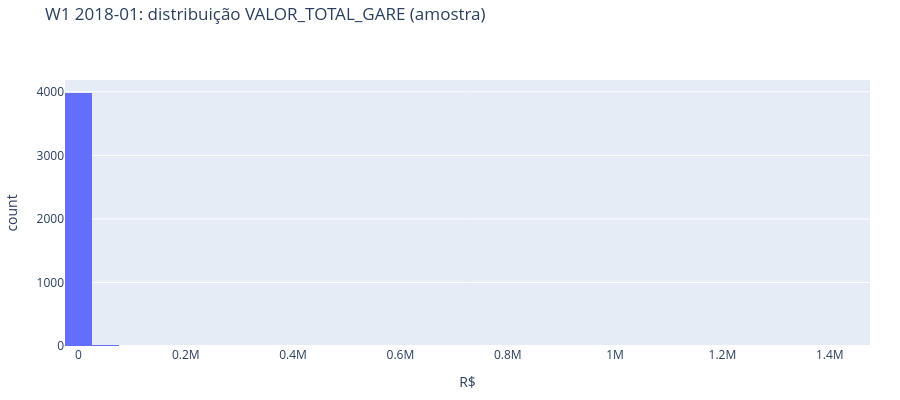
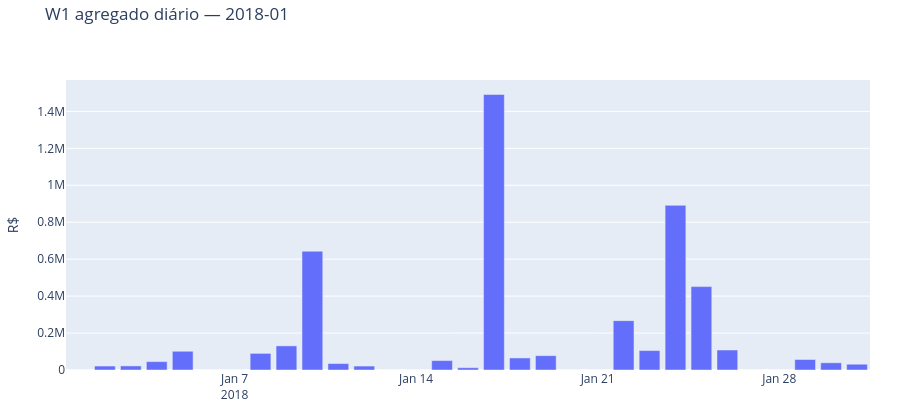
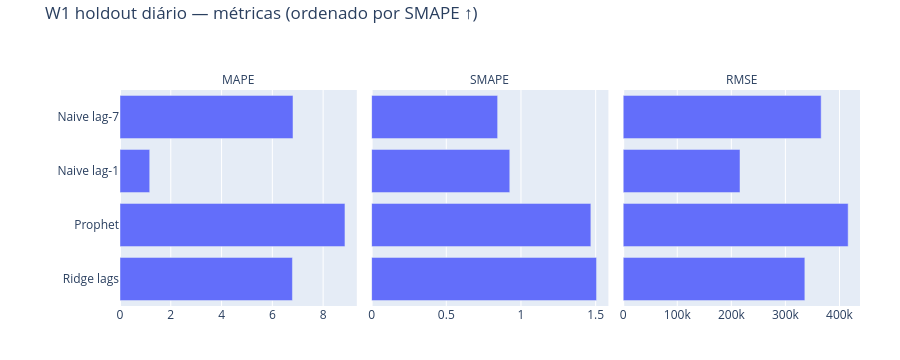
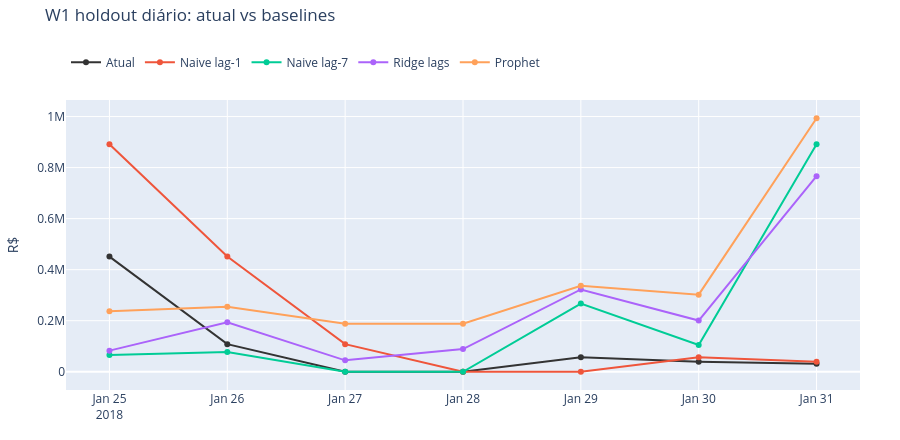

The notebook cell saved with these charts, in order:
### Markdown cell above
## 8. EDA + baselines nas janelas *full*

### Como ler o histograma / barras diárias

**Histograma.** X = `VALOR_TOTAL_GARE` (R$ por guia na amostra); Y = contagem. Cauda longa é esperada — não causalizar.

**Barras diárias.** X = dia do mês-calendário; Y = soma amostral de `VALOR_TOTAL_GARE`. Dias com barra zero = sem fluxo **na amostra** (não necessariamente zero populacional).

### Code cell
forecast_results = {}  # wid -> res DataFrame
daily_store = {}

for wid in sorted(FULL_IDS, key=lambda x: int(x[1:])):
    info = loaded[wid]
    df = info["df"]
    ano, mes = info["ano"], info["mes"]
    print("=" * 60, wid, f"{ano}-{mes:02d}", "n", len(df), "src", info["source"])
    if len(df) == 0:
        print(wid, "empty — skip full EDA")
        continue
    miss = df.isna().mean().sort_values(ascending=False)
    print("missingness top:")
    display(miss.head(8).to_frame("frac_na"))
    print("valor_sum", float(df["VALOR_TOTAL_GARE"].sum()) if "VALOR_TOTAL_GARE" in df.columns else None)
    cov = join_coverage(df)
    print(f"join_coverage_local_debito = {cov if cov == cov else float('nan'):.4f}" if cov == cov else "join_coverage_local_debito = NaN")
    loaded[wid]["join_cov"] = cov

    fig_hist = px.histogram(
        df, x="VALOR_TOTAL_GARE", nbins=50,
        title=f"{wid} {ano}-{mes:02d}: distribuição VALOR_TOTAL_GARE (amostra)",
        labels={"VALOR_TOTAL_GARE": "R$"},
    )
    fig_hist.update_layout(height=400, margin=dict(t=80, l=60, r=30, b=50), title=dict(y=0.98))
    fig_hist.show()
    save_fig(fig_hist, f"gare_{wid.lower()}_hist_valor", width=900, height=400)

    daily = to_daily(df, ano, mes)
    daily_store[wid] = daily
    print("dias", len(daily), "| dias_com_fluxo", int((daily["valor_dia"] > 0).sum()))
    fig_d = go.Figure()
    fig_d.add_trace(go.Bar(x=daily["dia"], y=daily["valor_dia"], name="valor_dia"))
    fig_d.update_layout(
        title=dict(text=f"{wid} agregado diário — {ano}-{mes:02d}", y=0.98),
        height=420, yaxis_title="R$",
        margin=dict(t=80, l=60, r=30, b=50), showlegend=False,
    )
    fig_d.show()
    save_fig(fig_d, f"gare_{wid.lower()}_daily_bars", width=1000, height=420)

    res, meta = run_daily_baselines(daily)
    forecast_results[wid] = res
    loaded[wid]["best_MAPE"] = float(res.iloc[0]["MAPE"]) if len(res) else np.nan
    loaded[wid]["best_SMAPE"] = float(res.iloc[0]["SMAPE"]) if len(res) else np.nan
    loaded[wid]["best_model"] = res.iloc[0]["modelo"] if len(res) else None
    print("holdout", meta["hold"], "| best", loaded[wid]["best_model"],
          "MAPE", loaded[wid]["best_MAPE"], "SMAPE", loaded[wid]["best_SMAPE"])
    display(res)

    SHORT = {"naive_lag1": "Naive lag-1", "naive_lag7": "Naive lag-7",
             "Ridge_lags_1_3_7": "Ridge lags", "Prophet_daily": "Prophet"}
    plot_df = res.copy()
    plot_df["label"] = plot_df["modelo"].map(lambda m: SHORT.get(m, m[:18]))
    order = plot_df.sort_values("SMAPE", ascending=True)["label"].tolist()
    long = plot_df.melt(id_vars=["label"], value_vars=["MAPE", "SMAPE", "RMSE"],
                        var_name="metric", value_name="value")
    long["label"] = pd.Categorical(long["label"], categories=order, ordered=True)
    fig_cmp = px.bar(
        long, x="value", y="label", facet_col="metric", orientation="h",
        title=f"{wid} holdout diário — métricas (ordenado por SMAPE ↑)",
        labels={"value": "", "label": ""},
        category_orders={"label": order, "metric": ["MAPE", "SMAPE", "RMSE"]},
    )
    fig_cmp.update_xaxes(matches=None)
    fig_cmp.for_each_annotation(lambda a: a.update(text=a.text.split("=")[-1]))
    fig_cmp.update_layout(height=360, margin=dict(t=90, l=120, r=40, b=40),
                          title=dict(y=0.98), showlegend=False)
    fig_cmp.show()
    save_fig(fig_cmp, f"gare_{wid.lower()}_holdout_metrics", width=1000, height=360)

    fig = go.Figure()
    fig.add_trace(go.Scatter(
        x=daily["dia"].iloc[meta["train_end"]:], y=meta["y_hold"], name="Atual",
        mode="lines+markers", line=dict(width=2, color="#333"),
    ))
    for k, v in meta["preds"].items():
        fig.add_trace(go.Scatter(
            x=daily["dia"].iloc[meta["train_end"]: meta["train_end"] + len(v)], y=v,
            name=SHORT.get(k, k), mode="lines+markers",
        ))
    fig.update_layout(
        title=dict(text=f"{wid} holdout diário: atual vs baselines", y=0.98),
        height=440, yaxis_title="R$",
        margin=dict(t=100, l=60, r=40, b=50),
        legend=dict(orientation="h", yanchor="bottom", y=1.08, x=0),
    )
    fig.show()
    save_fig(fig, f"gare_{wid.lower()}_holdout_series", width=1100, height=440)

### Figure 1 — Plotly figure (JSON) as saved in the notebook; plotly's stock layout.template omitted (floating-point values rounded to 4 significant figures; data arrays with more than 128 entries replaced by an {"elided": "..."} marker saying what was removed)
{"data": [{"bingroup": "x", "hovertemplate": "R$=%{x}<br>count=%{y}<extra></extra>", "legendgroup": "", "marker": {"color": "#636efa", "pattern": {"shape": ""}}, "name": "", "nbinsx": 50, "orientation": "v", "showlegend": false, "type": "histogram", "x": {"elided": "4000 float values"}, "xaxis": "x", "yaxis": "y"}], "layout": {"barmode": "relative", "height": 400, "legend": {"tracegroupgap": 0}, "margin": {"b": 50, "l": 60, "r": 30, "t": 80}, "title": {"text": "W1 2018-01: distribuição VALOR_TOTAL_GARE (amostra)", "y": 0.98}, "xaxis": {"anchor": "y", "domain": [0.0, 1.0], "title": {"text": "R$"}}, "yaxis": {"anchor": "x", "domain": [0.0, 1.0], "title": {"text": "count"}}}}

### Figure 2 — Plotly figure (JSON) as saved in the notebook; plotly's stock layout.template omitted (floating-point values rounded to 4 significant figures)
{"data": [{"name": "valor_dia", "type": "bar", "x": ["2018-01-01T00:00:00", "2018-01-02T00:00:00", "2018-01-03T00:00:00", "2018-01-04T00:00:00", "2018-01-05T00:00:00", "2018-01-06T00:00:00", "2018-01-07T00:00:00", "2018-01-08T00:00:00", "2018-01-09T00:00:00", "2018-01-10T00:00:00", "2018-01-11T00:00:00", "2018-01-12T00:00:00", "2018-01-13T00:00:00", "2018-01-14T00:00:00", "2018-01-15T00:00:00", "2018-01-16T00:00:00", "2018-01-17T00:00:00", "2018-01-18T00:00:00", "2018-01-19T00:00:00", "2018-01-20T00:00:00", "2018-01-21T00:00:00", "2018-01-22T00:00:00", "2018-01-23T00:00:00", "2018-01-24T00:00:00", "2018-01-25T00:00:00", "2018-01-26T00:00:00", "2018-01-27T00:00:00", "2018-01-28T00:00:00", "2018-01-29T00:00:00", "2018-01-30T00:00:00", "2018-01-31T00:00:00"], "y": [0.0, 21400.0, 22140.0, 45430.0, 101500.0, 0.0, 0.0, 89960.0, 130500.0, 642600.0, 34810.0, 21340.0, 0.0, 0.0, 50960.0, 12380.0, 1491000.0, 65250.0, 77520.0, 0.0, 0.0, 267300.0, 105100.0, 891300.0, 451300.0, 108200.0, 0.0, 0.0, 56820.0, 39010.0, 31240.0]}], "layout": {"height": 420, "margin": {"b": 50, "l": 60, "r": 30, "t": 80}, "showlegend": false, "title": {"text": "W1 agregado diário — 2018-01", "y": 0.98}, "yaxis": {"title": {"text": "R$"}}}}

### Figure 3 — Plotly figure (JSON) as saved in the notebook; plotly's stock layout.template omitted (floating-point values rounded to 4 significant figures)
{"data": [{"hovertemplate": "metric=MAPE<br>=%{y}<extra></extra>", "legendgroup": "", "marker": {"color": "#636efa", "pattern": {"shape": ""}}, "name": "", "orientation": "h", "showlegend": false, "textposition": "auto", "type": "bar", "x": [1.17, 6.791, 6.814, 8.86], "xaxis": "x", "y": ["Naive lag-1", "Ridge lags", "Naive lag-7", "Prophet"], "yaxis": "y"}, {"hovertemplate": "metric=SMAPE<br>=%{y}<extra></extra>", "legendgroup": "", "marker": {"color": "#636efa", "pattern": {"shape": ""}}, "name": "", "orientation": "h", "showlegend": false, "textposition": "auto", "type": "bar", "x": [0.925, 1.506, 0.8437, 1.468], "xaxis": "x2", "y": ["Naive lag-1", "Ridge lags", "Naive lag-7", "Prophet"], "yaxis": "y2"}, {"hovertemplate": "metric=RMSE<br>=%{y}<extra></extra>", "legendgroup": "", "marker": {"color": "#636efa", "pattern": {"shape": ""}}, "name": "", "orientation": "h", "showlegend": false, "textposition": "auto", "type": "bar", "x": [216000.0, 336000.0, 366100.0, 416100.0], "xaxis": "x3", "y": ["Naive lag-1", "Ridge lags", "Naive lag-7", "Prophet"], "yaxis": "y3"}], "layout": {"annotations": [{"font": {}, "showarrow": false, "text": "MAPE", "x": 0.16, "xanchor": "center", "xref": "paper", "y": 1.0, "yanchor": "bottom", "yref": "paper"}, {"font": {}, "showarrow": false, "text": "SMAPE", "x": 0.5, "xanchor": "center", "xref": "paper", "y": 1.0, "yanchor": "bottom", "yref": "paper"}, {"font": {}, "showarrow": false, "text": "RMSE", "x": 0.84, "xanchor": "center", "xref": "paper", "y": 1.0, "yanchor": "bottom", "yref": "paper"}], "barmode": "relative", "height": 360, "legend": {"tracegroupgap": 0}, "margin": {"b": 40, "l": 120, "r": 40, "t": 90}, "showlegend": false, "title": {"text": "W1 holdout diário — métricas (ordenado por SMAPE ↑)", "y": 0.98}, "xaxis": {"anchor": "y", "domain": [0.0, 0.32], "title": {"text": ""}}, "xaxis2": {"anchor": "y2", "domain": [0.34, 0.66], "title": {"text": ""}}, "xaxis3": {"anchor": "y3", "domain": [0.68, 1.0], "title": {"text": ""}}, "yaxis": {"anchor": "x", "categoryarray": ["Ridge lags", "Prophet", "Naive lag-1", "Naive lag-7"], "categoryorder": "array", "domain": [0.0, 1.0], "title": {"text": ""}}, "yaxis2": {"anchor": "x2", "domain": [0.0, 1.0], "matches": "y", "showticklabels": false}, "yaxis3": {"anchor": "x3", "domain": [0.0, 1.0], "matches": "y", "showticklabels": false}}}

### Figure 4 — Plotly figure (JSON) as saved in the notebook; plotly's stock layout.template omitted (floating-point values rounded to 4 significant figures)
{"data": [{"line": {"color": "#333", "width": 2}, "mode": "lines+markers", "name": "Atual", "type": "scatter", "x": ["2018-01-25T00:00:00", "2018-01-26T00:00:00", "2018-01-27T00:00:00", "2018-01-28T00:00:00", "2018-01-29T00:00:00", "2018-01-30T00:00:00", "2018-01-31T00:00:00"], "y": [451300.0, 108200.0, 0.0, 0.0, 56820.0, 39010.0, 31240.0]}, {"mode": "lines+markers", "name": "Naive lag-1", "type": "scatter", "x": ["2018-01-25T00:00:00", "2018-01-26T00:00:00", "2018-01-27T00:00:00", "2018-01-28T00:00:00", "2018-01-29T00:00:00", "2018-01-30T00:00:00", "2018-01-31T00:00:00"], "y": [891300.0, 451300.0, 108200.0, 0.0, 0.0, 56820.0, 39010.0]}, {"mode": "lines+markers", "name": "Naive lag-7", "type": "scatter", "x": ["2018-01-25T00:00:00", "2018-01-26T00:00:00", "2018-01-27T00:00:00", "2018-01-28T00:00:00", "2018-01-29T00:00:00", "2018-01-30T00:00:00", "2018-01-31T00:00:00"], "y": [65250.0, 77520.0, 0.0, 0.0, 267300.0, 105100.0, 891300.0]}, {"mode": "lines+markers", "name": "Ridge lags", "type": "scatter", "x": ["2018-01-25T00:00:00", "2018-01-26T00:00:00", "2018-01-27T00:00:00", "2018-01-28T00:00:00", "2018-01-29T00:00:00", "2018-01-30T00:00:00", "2018-01-31T00:00:00"], "y": [82670.0, 194100.0, 44730.0, 88710.0, 322400.0, 200500.0, 766300.0]}, {"mode": "lines+markers", "name": "Prophet", "type": "scatter", "x": ["2018-01-25T00:00:00", "2018-01-26T00:00:00", "2018-01-27T00:00:00", "2018-01-28T00:00:00", "2018-01-29T00:00:00", "2018-01-30T00:00:00", "2018-01-31T00:00:00"], "y": [236700.0, 254900.0, 188500.0, 188500.0, 336600.0, 302100.0, 993400.0]}], "layout": {"height": 440, "legend": {"orientation": "h", "x": 0, "y": 1.08, "yanchor": "bottom"}, "margin": {"b": 50, "l": 60, "r": 40, "t": 100}, "title": {"text": "W1 holdout diário: atual vs baselines", "y": 0.98}, "yaxis": {"title": {"text": "R$"}}}}
